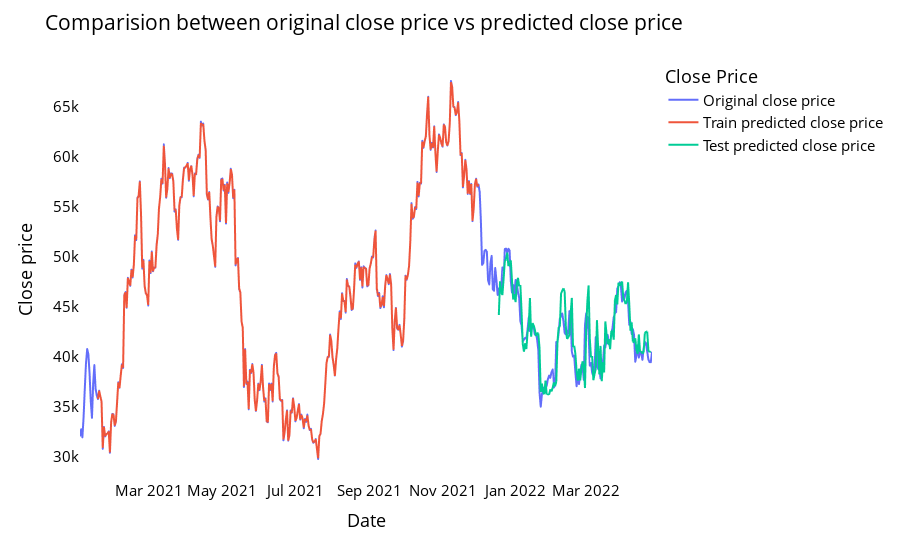

This figure's notebook cell:
### Code cell
# shift train predictions for plotting

look_back=time_step
trainPredictPlot = np.empty_like(closedf[['close']])
trainPredictPlot[:] = np.nan
trainPredictPlot[look_back:len(train_predict)+look_back, :] = train_predict
print("Train predicted data: ", trainPredictPlot.shape)

# shift test predictions for plotting
testPredictPlot = np.empty_like(closedf[['close']])
testPredictPlot[:] = np.nan
testPredictPlot[len(train_predict)+(look_back*2)+1:len(closedf)-1, :] = test_predict
print("Test predicted data: ", testPredictPlot.shape)

names = cycle(['Original close price','Train predicted close price','Test predicted close price'])

plotdf = pd.DataFrame({'date': close_stock['date'],
                       'original_close': close_stock['close'],
                      'train_predicted_close': trainPredictPlot.reshape(1,-1)[0].tolist(),
                      'test_predicted_close': testPredictPlot.reshape(1,-1)[0].tolist()})

fig = px.line(plotdf,x=plotdf['date'], y=[plotdf['original_close'],plotdf['train_predicted_close'],
                                          plotdf['test_predicted_close']],
              labels={'value':'Close price','date': 'Date'})
fig.update_layout(title_text='Comparision between original close price vs predicted close price',
                  plot_bgcolor='white', font_size=15, font_color='black',legend_title_text='Close Price')
fig.for_each_trace(lambda t:  t.update(name = next(names)))

fig.update_xaxes(showgrid=False)
fig.update_yaxes(showgrid=False)
fig.show()

### Figure 1 — Plotly figure (JSON) as saved in the notebook; plotly's stock layout.template omitted (floating-point values rounded to 4 significant figures; data arrays with more than 128 entries replaced by an {"elided": "..."} marker saying what was removed)
{"data": [{"hovertemplate": "variable=original_close<br>Date=%{x}<br>Close price=%{y}<extra></extra>", "legendgroup": "original_close", "line": {"color": "#636efa", "dash": "solid"}, "marker": {"symbol": "circle"}, "mode": "lines", "name": "Original close price", "showlegend": true, "type": "scattergl", "x": {"elided": "479 str values"}, "xaxis": "x", "y": {"elided": "479 float values"}, "yaxis": "y"}, {"hovertemplate": "variable=train_predicted_close<br>Date=%{x}<br>Close price=%{y}<extra></extra>", "legendgroup": "train_predicted_close", "line": {"color": "#EF553B", "dash": "solid"}, "marker": {"symbol": "circle"}, "mode": "lines", "name": "Train predicted close price", "showlegend": true, "type": "scattergl", "x": {"elided": "479 str values"}, "xaxis": "x", "y": {"elided": "479 float values"}, "yaxis": "y"}, {"hovertemplate": "variable=test_predicted_close<br>Date=%{x}<br>Close price=%{y}<extra></extra>", "legendgroup": "test_predicted_close", "line": {"color": "#00cc96", "dash": "solid"}, "marker": {"symbol": "circle"}, "mode": "lines", "name": "Test predicted close price", "showlegend": true, "type": "scattergl", "x": {"elided": "479 str values"}, "xaxis": "x", "y": {"elided": "479 float values"}, "yaxis": "y"}], "layout": {"font": {"color": "black", "size": 15}, "legend": {"title": {"text": "Close Price"}, "tracegroupgap": 0}, "margin": {"t": 60}, "plot_bgcolor": "white", "title": {"text": "Comparision between original close price vs predicted close price"}, "xaxis": {"anchor": "y", "domain": [0, 1], "showgrid": false, "title": {"text": "Date"}}, "yaxis": {"anchor": "x", "domain": [0, 1], "showgrid": false, "title": {"text": "Close price"}}}}
